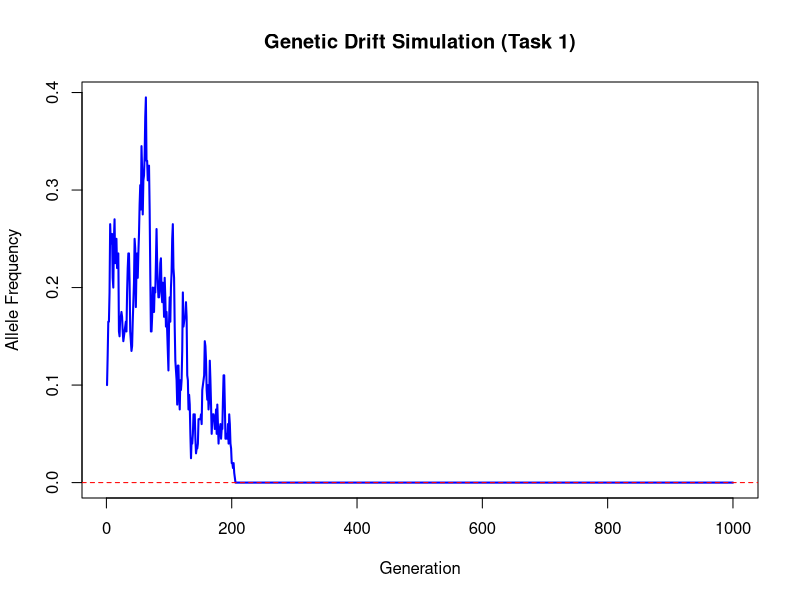

Recreate this plot in R.
## ---- chunk 1
knitr::opts_chunk$set(echo = TRUE)
## ---- chunk 2
set.seed(1) # For reproducibility
results <- matrix(NA, nrow = 5, ncol = 10) 
for (p in 1:5){
  results[p,] <- sample(c("Head", "Tail"), 
                        size = 10, replace = TRUE, 
                        prob = c(0.5, 0.5))
}
results # View the results table
## ---- chunk 3
# Parameters
population_size <- 200 # Total alleles (2N)
generations <- 1000 # Total generations
initial_freq <- 0.1 # Initial allele frequency

# Initialize vector to store allele frequencies
allele_freq <- numeric(generations)
allele_freq[1] <- initial_freq

# Wright-Fisher Simulation
set.seed(42) # For reproducibility
for (gen in 2:generations) {
  # Random sampling of alleles
  allele_count <- rbinom(1, size = population_size, prob = allele_freq[gen - 1])
  allele_freq[gen] <- allele_count / population_size
}

# Plot results
plot(1:generations, allele_freq, type = "l", col = "blue", lwd = 2,
     xlab = "Generation", ylab = "Allele Frequency",
     main = "Genetic Drift Simulation (Task 1)")
abline(h = c(0, 1), col = "red", lty = 2) # Fixation/loss lines
## ---- chunk 4
# Parameters

# Initialize matrix for 50 simulations

# Set initial frequency for all simulations

# Simulate replicates

## ---- chunk 5
# Plot the first simulation


# Add remaining simulations

## ---- chunk 6
# Parameters

# Initialize vector to store allele frequencies


# Wright-Fisher Simulation with Selection

# Plot results

## ---- chunk 7
# Parameters


# Initialize vector to store allele frequencies


# Initialize matrix for 50 simulations with positive selection


# Simulate replicates with selection

## ---- chunk 8
# Parameters

# Initialize matrix for 50 simulations with negative selection

# Simulate replicates with selection

## ---- chunk 9
# Plot the first simulation

# Add remaining simulations

## ---- chunk 10
# Plot the first simulation

# Add remaining simulations

